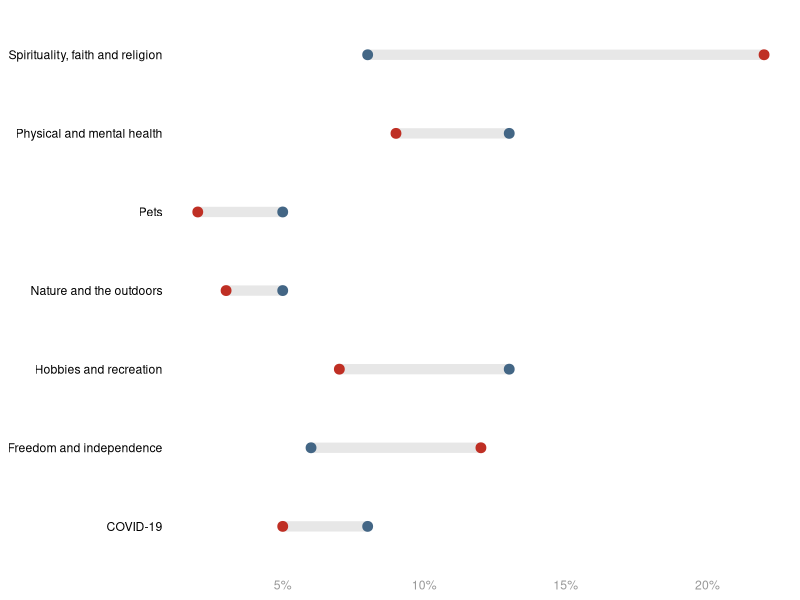
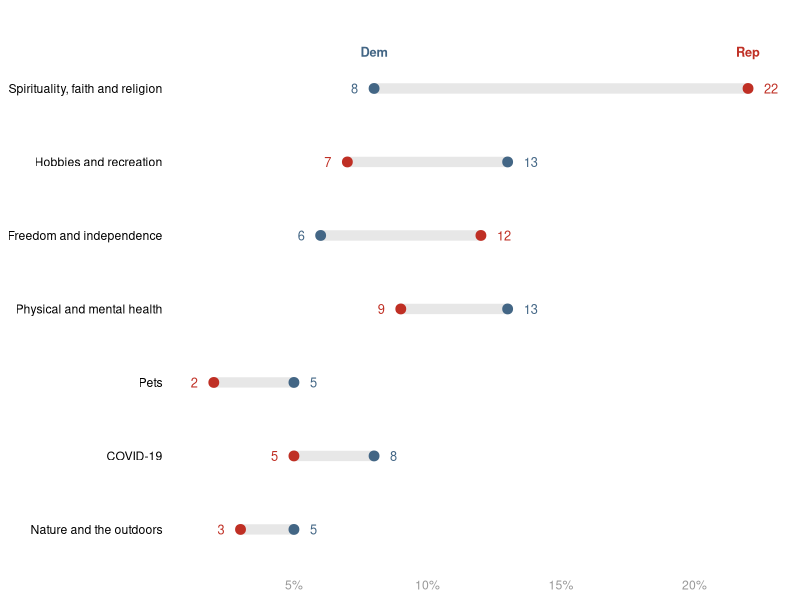
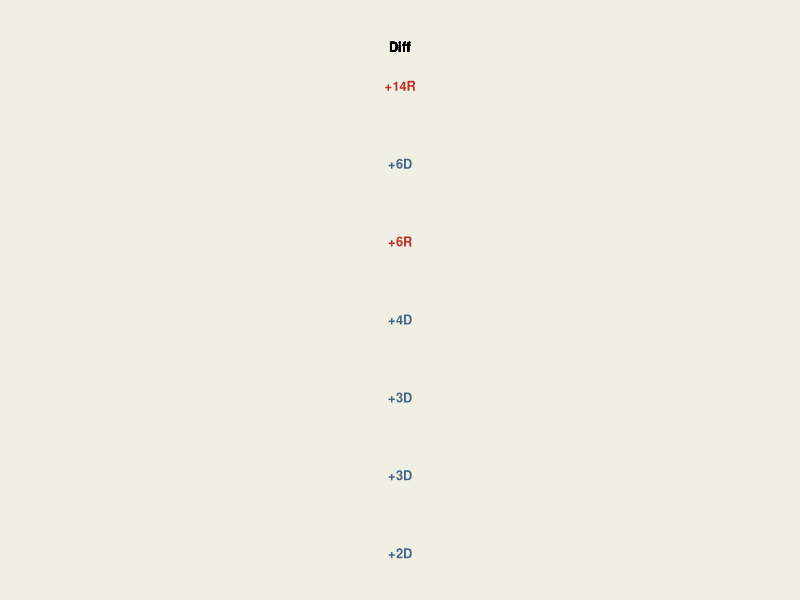
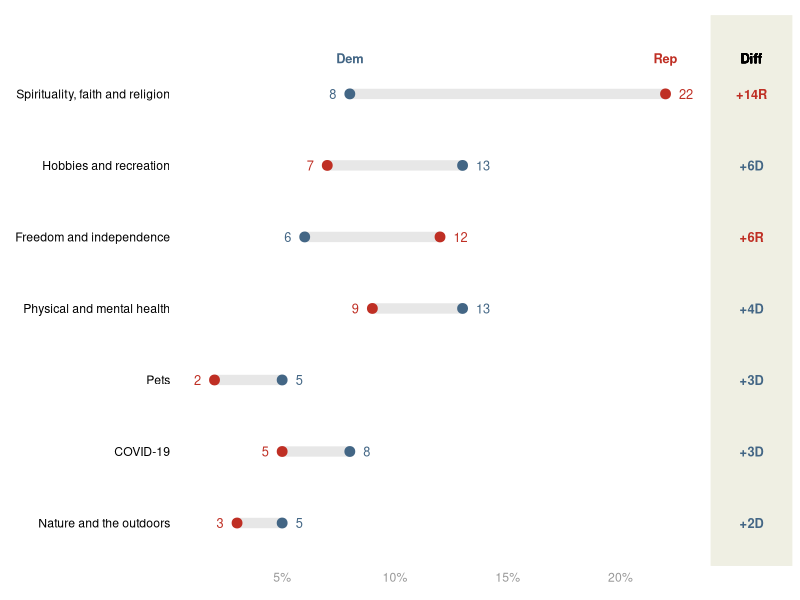

These figures' R source, in order: (Note: this script raises an error after producing the figures.)
## ---- chunk 1
knitr::opts_chunk$set(
  warning=FALSE,
  message=FALSE
)
## ---- chunk 2
library(tidyverse)
library(patchwork) #to combine plots
## ---- chunk 3
raw=tibble(
  labels=c(
    "Spirituality, faith and religion",
    "Freedom and independence",
    "Hobbies and recreation",
    "Physical and mental health",
    "COVID-19",
    "Pets",
    "Nature and the outdoors"),
  Dem=c(8,6,13,13,8,5,5),
  Rep=c(22,12,7,9,5,2,3)
)

df=raw
## ---- chunk 4
df_long=df %>%
  pivot_longer(-labels)
## ---- chunk 5
df_long %>%
  ggplot(aes(x=value,y=labels)) +

  geom_line(aes(group=labels), color="#E7E7E7", linewidth=3.5) +
  # note that linewidth is a little larger than the point size
  # so that the line matches the height of the point. why is it
  # like that? i don't really know

  geom_point(aes(color=name), size=3) +
  theme_minimal() +
  theme(legend.position = "none",
        axis.text.y = element_text(color="black"),
        axis.text.x = element_text(color="#989898"),
        axis.title = element_blank(),
        panel.grid = element_blank()
        ) +
  scale_color_manual(values=c("#436685", "#BF2F24"))+
  scale_x_continuous(labels = scales::percent_format(scale = 1))

## ---- chunk 6
df=raw %>% # raw is just the generated data

  # compute the gap
  mutate(gap=Rep-Dem) %>%

  # find the maximum value by label
  group_by(labels) %>%
  mutate(max=max(Dem, Rep)) %>%
  ungroup() %>%

  # sort the labels by gap value
  # note that its absolute value of gap
  mutate(labels=forcats::fct_reorder(labels, abs(gap)))

# make into long format for easier plotting
df_long=df %>%
  pivot_longer(
    c(Dem,Rep)
  )

df
df_long %>% head()
## ---- chunk 7

# set a custom nudge value
nudge_value=.6

p_main=
df_long %>%

  # the following 3 lines of code are the same
  ggplot(aes(x=value,y=labels)) +
  geom_line(aes(group=labels), color="#E7E7E7", linewidth=3.5) +
  geom_point(aes(color=name), size=3) +

  # but we want geom_text for the data callouts and the legend

  # data callout
  geom_text(aes(label=value, color=name),
            size=3.25,
            nudge_x=if_else(
              df_long$value==df_long$max, # if it's the larger value...
              nudge_value,   # move it to the right of the point
              -nudge_value), # otherwise, move it to the left of the point
            hjust=if_else(
              df_long$value==df_long$max, #if it's the larger value
              0, # left justify
              1),# otherwise, right justify
            )+

  # legend
  geom_text(aes(label=name, color=name),
            data=. %>% filter(gap==max(gap)),
            nudge_y =.5,
            fontface="bold",
            size=3.25)+

  theme_minimal() +
  theme(legend.position = "none",
        axis.text.y = element_text(color="black"),
        axis.text.x = element_text(color="#989898"),
        axis.title = element_blank(),
        panel.grid = element_blank()
        ) +
  labs(x="%",y=NULL) +
  scale_color_manual(values=c("#436685", "#BF2F24")) +

  #extend the y-axis otherwise the legend is cut off
  coord_cartesian(ylim=c(1, 7.5)) +

  #display percentages with % appended
  scale_x_continuous(labels = scales::percent_format(scale = 1))

p_main
## ---- chunk 8
df_gap=
df %>%  # note i am using df and not df_long
  mutate(
    label=fct_reorder(labels, abs(gap)), #order label by descending gaps

    # we need a column for the party with the max value
    gap_party_max=if_else(
      Rep==max,
      "R",
      "D"
    ),

    # format gap values
    gap_label=
      paste0("+", abs(gap), gap_party_max) %>%
      fct_inorder() #turns into factor to bake in the order
  )

df_gap

## ---- chunk 9
p_gap=
  df_gap %>%
  ggplot(aes(x=gap,y=labels)) +
  geom_text(aes(x=0, label=gap_label, color=gap_party_max),
            fontface="bold",
            size=3.25) +

  geom_text(aes(x=0, y=7), # 7 because that's the # of y-axis values
            label="Diff",
            nudge_y =.5, # match the nudge value of the main plot legend
            fontface="bold",
            size=3.25) +

  theme_void() +
  coord_cartesian(xlim = c(-.05, 0.05),
                  ylim=c(1,7.5) # needs to match main plot
                  )+
  theme(
    plot.margin = margin(l=0, r=0, b=0, t=0), #otherwise it adds too much space
    panel.background = element_rect(fill="#EFEFE3", color="#EFEFE3"),
    legend.position = "none"
  )+
  scale_color_manual(values=c("#436685", "#BF2F24"))

p_gap
## ---- chunk 10
p_whole=
  # syntax from `patchwork`
  p_main + p_gap + plot_layout(design=
  c(
    area(l=0,  r=45, t=0, b=1), # defines the main figure area
    area(l=46, r=52, t=0, b=1)  # defines the gap figure area
  ))

p_whole
## ---- chunk 11
# Correlation | Ranking | Evolution..
htmltools::includeHTML("htmlChunkRelatedRanking.html")
